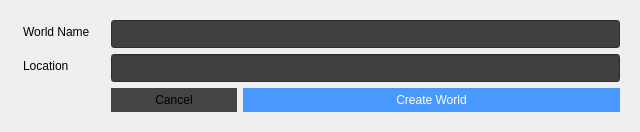
<?xml version="1.0" encoding="UTF-8"?>
<ui version="4.0">
 <class>NewProjectDialog</class>
 <widget class="QDialog" name="NewProjectDialog">
  <property name="geometry">
   <rect>
    <x>0</x>
    <y>0</y>
    <width>640</width>
    <height>112</height>
   </rect>
  </property>
  <property name="windowTitle">
   <string>Dialog</string>
  </property>
  <property name="styleSheet">
   <string notr="true">#createProject {
	background: #4898ff;
	color: white;
}

#createProject:hover {
	background-color: #51a1d6;
}


QLabel {
	margin-right: 12px;
}

QPushButton, QToolButton {
	border: 0;
	padding: 5px;
	background: #444;
}

QPushButton::hover {
	background: #555;
}

QToolButton::hover {
	background: #555;
}

QLineEdit {
	background: #404040;
	padding: 5px;
}</string>
  </property>
  <layout class="QGridLayout" name="gridLayout">
   <item row="0" column="0">
    <widget class="QWidget" name="widget" native="true">
     <layout class="QFormLayout" name="formLayout">
      <item row="0" column="0">
       <widget class="QLabel" name="pName">
        <property name="text">
         <string>World Name</string>
        </property>
       </widget>
      </item>
      <item row="0" column="1">
       <widget class="QLineEdit" name="projectName"/>
      </item>
      <item row="1" column="0">
       <widget class="QLabel" name="lName">
        <property name="text">
         <string>Location</string>
        </property>
       </widget>
      </item>
      <item row="1" column="1">
       <layout class="QHBoxLayout" name="loc_layout">
        <item>
         <widget class="QLineEdit" name="projectPath"/>
        </item>
       </layout>
      </item>
      <item row="2" column="1">
       <layout class="QHBoxLayout" name="horizontalLayout_3">
        <item>
         <widget class="QPushButton" name="cancel">
          <property name="sizePolicy">
           <sizepolicy hsizetype="Minimum" vsizetype="Fixed">
            <horstretch>1</horstretch>
            <verstretch>0</verstretch>
           </sizepolicy>
          </property>
          <property name="text">
           <string>Cancel</string>
          </property>
         </widget>
        </item>
        <item>
         <widget class="QPushButton" name="createProject">
          <property name="sizePolicy">
           <sizepolicy hsizetype="Minimum" vsizetype="Fixed">
            <horstretch>3</horstretch>
            <verstretch>0</verstretch>
           </sizepolicy>
          </property>
          <property name="text">
           <string>Create World</string>
          </property>
          <property name="default">
           <bool>false</bool>
          </property>
         </widget>
        </item>
       </layout>
      </item>
     </layout>
    </widget>
   </item>
  </layout>
 </widget>
 <resources/>
 <connections/>
</ui>
